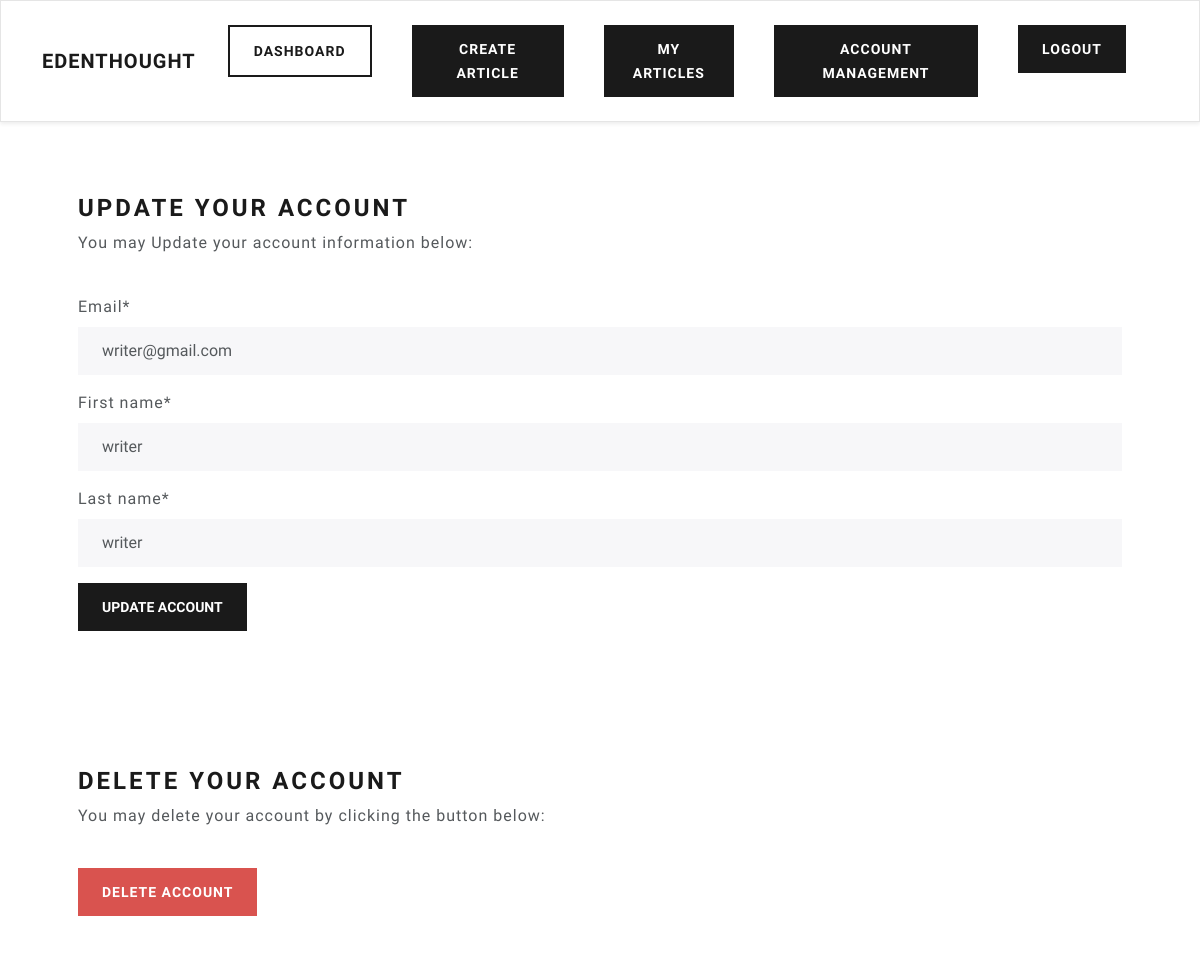
Page /writer/account-management/ (signed in) on the committed database.
### account/models.py (models this page shows, shortened)
class CustomUser(AbstractBaseUser, PermissionsMixin):
    username = None
    email = models.EmailField(unique=True)
    first_name = models.CharField(max_length=80)
    last_name = models.CharField(max_length=135)
    is_active = models.BooleanField(default=True)
    is_staff = models.BooleanField(default=False)
    date_joined = models.DateTimeField(default=timezone.now)
    is_writer = models.BooleanField(default=False, verbose_name="Are you a Writer?")
    USERNAME_FIELD = 'email'
    REQUIRED_FIELDS = []
    objects = CustomUserManager()

### writer/views.py (the view)
# urls.py: path('account-management/', views.account_management, name='account-management'),
@login_required(login_url='my-login')
def account_management(request):
    form = UpdateUserForm(instance=request.user)
    if request.method == 'POST':
        form = UpdateUserForm(request.POST, instance=request.user)
        if form.is_valid():
            form.save()
            return redirect('writer-dashboard')
    context = {'UpdateUserForm': form}
    return render(request, 'writer/account-management.html', context)

### writer/forms.py
class UpdateUserForm(ModelForm):
    password = None
    class Meta:
        model = CustomUser
        fields = ['email', 'first_name', 'last_name',]
        exclude = ['password1', 'password2']

### writer/templates/writer/account-management.html (shortened to what this page needs)
{% extends 'writer/navbar.html' %}
{% load crispy_forms_tags %}
{% block content %}
<br>
<div class="container bg-white shadow-md p-5 form-layout">
    <h3> Update your account</h3>
    <p> You may Update your account information below: </p>
    <br>
    <form method="POST" autocomplete="off">
        {{ UpdateUserForm|crispy }}
        <button type="submit" class="btn btn-primary" value="Update Account">Update Account</button>
    </form>
</div>
<br>
<div class="container bg-white shadow-md p-5 form-layout">
    <h3> Delete your account </h3>
    <p> You may delete your account by clicking the button below: </p>
    <br>
    <a href="{% url 'delete-account' %}" class="btn btn-danger">Delete Account</a>
</div>
{% endblock %}

### rows in the picture
CustomUser: email "writer@gmail.com", first_name "writer", last_name "writer"
